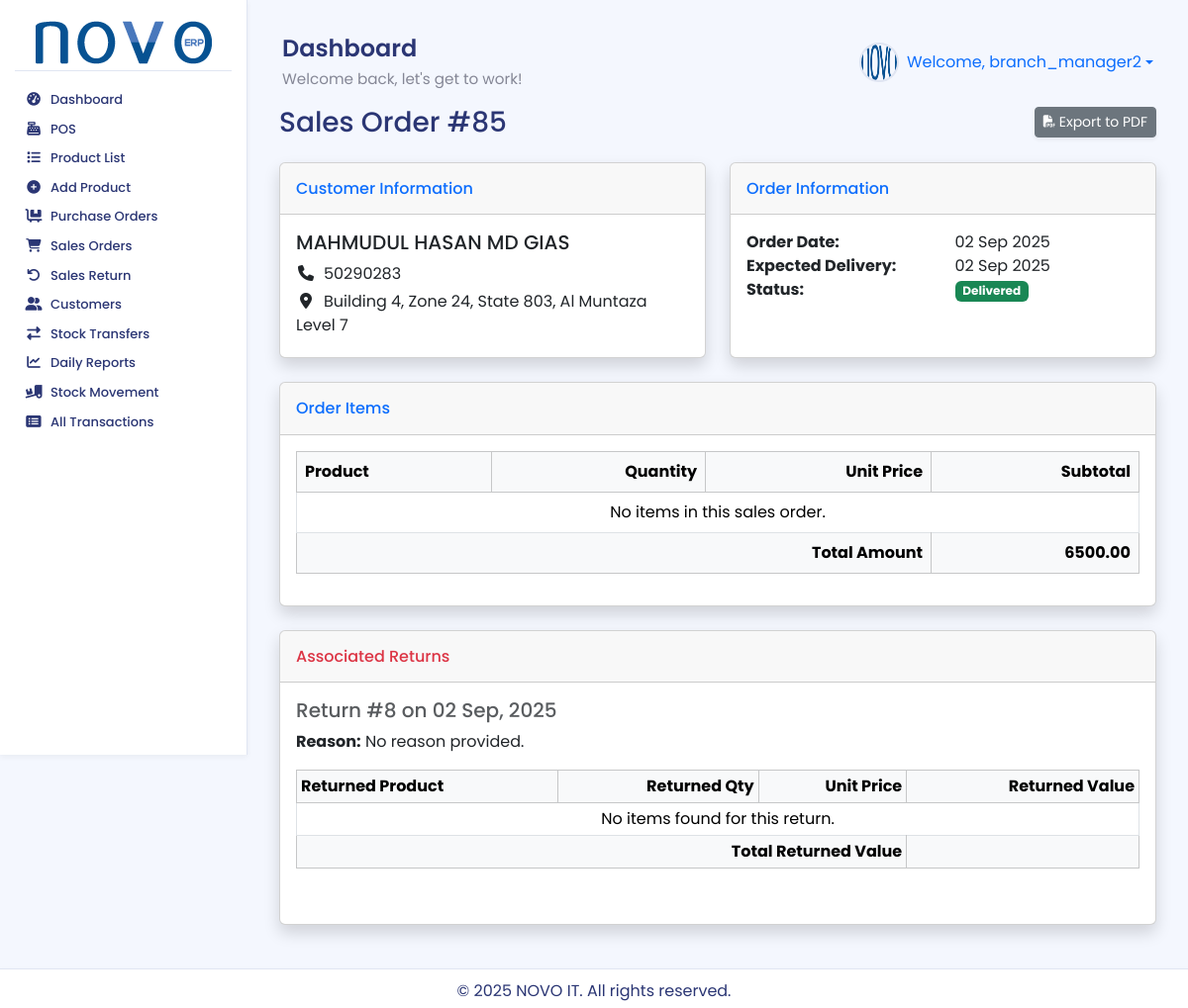
Screenshot of /sales/85/ (signed in) with the database file from the repository.
### accounts/models.py (models this page shows, shortened)
class User(AbstractUser):
    warehouse = models.ForeignKey(
        Warehouse,
        on_delete=models.SET_NULL,
        null=True,
        blank=True,
        related_name='users', # এই গুদামের সাথে যুক্ত ইউজারদের সহজে খুঁজে পাওয়ার জন্য
        verbose_name="Assigned Warehouse" # অ্যাডমিন প্যানেলে প্রদর্শনের জন্য
    )
    class Meta:
        verbose_name = "User"
        verbose_name_plural = "Users"

### sales/models.py (models this page shows, shortened)
class SalesOrder(models.Model):
    customer = models.ForeignKey('partners.Customer', on_delete=models.SET_NULL, null=True, blank=True)
    order_date = models.DateTimeField(default=timezone.now)
    user = models.ForeignKey(
        settings.AUTH_USER_MODEL,
        on_delete=models.SET_NULL,
        null=True,
        blank=True,
        help_text="The user who created the sales order."
    )
    warehouse = models.ForeignKey(
        Warehouse,
        on_delete=models.SET_NULL,
        null=True,
        blank=True,
        help_text="The branch/warehouse from which the sale was made."
    )
    expected_delivery_date = models.DateField(null=True, blank=True)
    STATUS_CHOICES = [
        ('draft', 'Draft'),
        ('confirmed', 'Confirmed'),
        ('delivered', 'Delivered'),
        ('cancelled', 'Cancelled')
    ]
    status = models.CharField(max_length=20, choices=STATUS_CHOICES, default='draft')
    notes = models.TextField(blank=True, null=True)
    total_amount = models.DecimalField(max_digits=10, decimal_places=2, default=0.00)
    payment_method = models.CharField(max_length=20, default='cash')
    amount_tendered = models.DecimalField(max_digits=10, decimal_places=2, null=True, blank=True)
    change_due = models.DecimalField(max_digits=10, decimal_places=2, null=True, blank=True)
    created_at = models.DateTimeField(auto_now_add=True)
    updated_at = models.DateTimeField(auto_now=True)
    class Meta:
        db_table = 'inventory_salesorder'

class SalesReturn(models.Model):
    sales_order = models.ForeignKey(SalesOrder, on_delete=models.PROTECT, help_text="The original sales order being returned.")
    customer = models.ForeignKey('partners.Customer', on_delete=models.SET_NULL, null=True, blank=True)
    reason = models.TextField(blank=True, null=True, help_text="Reason for the return.")
    return_date = models.DateTimeField(default=timezone.now)
    user = models.ForeignKey(settings.AUTH_USER_MODEL, on_delete=models.SET_NULL, null=True)
    warehouse = models.ForeignKey(Warehouse, on_delete=models.SET_NULL, null=True)

### partners/models.py (models this page shows, shortened)
class Customer(models.Model):
    name = models.CharField(max_length=200)
    email = models.EmailField(blank=True, null=True)
    phone = models.CharField(max_length=20, blank=True, null=True)
    address = models.TextField(blank=True, null=True)
    created_at = models.DateTimeField(auto_now_add=True)
    updated_at = models.DateTimeField(auto_now=True)
    is_active = models.BooleanField(default=True)
    class Meta:
        db_table = 'inventory_customer'

### sales/views.py (the view)
# urls.py: path('<int:pk>/', views.sales_order_detail, name='sales_order_detail'),
@login_required
@permission_required('sales.view_salesorder', login_url='/admin/')
def sales_order_detail(request, pk):
    sales_order = get_object_or_404(
        SalesOrder.objects.prefetch_related(
            'salesreturn_set__items__product'
        ),
        pk=pk
    )
    associated_returns = sales_order.salesreturn_set.all()
    context = {
        'title': f'Sales Order #{sales_order.pk}',
        'sales_order': sales_order,
        'associated_returns': associated_returns,
    }
    return render(request, 'sales/sales_order_detail.html', context)

### sales/templates/sales/sales_order_detail.html (shortened to what this page needs)
{% extends 'base.html' %}
{% load humanize %}
{% block content %}
<div class="container-fluid">
    <div class="d-sm-flex align-items-center justify-content-between mb-4">
        <h1 class="h3 mb-0 text-gray-800">{{ title }}</h1>
            <div>
                <a href="{% url 'sales:export_sales_order_pdf' sales_order.pk %}" class="btn btn-secondary btn-sm shadow-sm">
                     Export to PDF
                </a>
            </div>
    </div>
    <div class="row">
        <div class="col-md-6 mb-4">
            <div class="card shadow h-100">
                <div class="card-header py-3"><h6 class="m-0 font-weight-bold text-primary">Customer Information</h6></div>
                <div class="card-body">
                    <h5>{{ sales_order.customer.name }}</h5>
                    {% if sales_order.customer.phone %}<p class="mb-1"><i class="fas fa-phone fa-fw me-2 text-gray-500"></i>{{ sales_order.customer.phone }}</p>{% endif %}
                    {% if sales_order.customer.address %}<p class="mb-1"><i class="fas fa-map-marker-alt fa-fw me-2 text-gray-500"></i>{{ sales_order.customer.address|linebreaksbr }}</p>{% endif %}
                </div>
            </div>
        </div>
        <div class="col-md-6 mb-4">
            <div class="card shadow h-100">
                <div class="card-header py-3"><h6 class="m-0 font-weight-bold text-primary">Order Information</h6></div>
                <div class="card-body">
                    <div class="row">
                        <div class="col-6"><strong>Order Date:</strong></div><div class="col-6">{{ sales_order.order_date|date:"d M Y" }}</div>
                        <div class="col-6"><strong>Expected Delivery:</strong></div><div class="col-6">{{ sales_order.expected_delivery_date|date:"d M Y"|default:"N/A" }}</div>
                        <div class="col-6"><strong>Status:</strong></div><div class="col-6"><span class="badge {% if sales_order.status == 'delivered' %}bg-success{% elif sales_order.status == 'confirmed' %}bg-info text-dark{% elif sales_order.status == 'cancelled' %}bg-danger{% else %}bg-secondary{% endif %}">{{ sales_order.get_status_display }}</span></div>
                    </div>
                </div>
            </div>
        </div>
    </div>
    <div class="card shadow mb-4">
        <div class="card-header py-3"><h6 class="m-0 font-weight-bold text-primary">Order Items</h6></div>
        <div class="card-body">
            <div class="table-responsive">
                <table class="table table-bordered" width="100%" cellspacing="0">
                    <thead class="table-light">
                        <tr>
                            <th>Product</th>
                            <th class="text-end">Quantity</th>
                            <th class="text-end">Unit Price</th>
                            <th class="text-end">Subtotal</th>
                        </tr>
                    </thead>
                    <tbody>
                        {% for item in sales_order.items.all %}
                        <tr>
                            <td>
                                {{ item.product.name }}
                                {% if item.lot_serial %}
                                <small class="text-muted d-block">Lot: {{ item.lot_serial.lot_number }}</small>
                                {% endif %}
                            </td>
                            <td class="text-end">{{ item.quantity }}</td>
                            <td class="text-end">{{ DEFAULT_CURRENCY_SYMBOL }}{{ item.unit_price|floatformat:2 }}</td>
                            <td class="text-end">{{ DEFAULT_CURRENCY_SYMBOL }}{{ item.subtotal|floatformat:2 }}</td>
                        </tr>
                        {% empty %}
                        <tr><td colspan="4" class="text-center">No items in this sales order.</td></tr>
                        {% endfor %}
                    </tbody>
                    <tfoot>
                        <tr class="table-light">
                            <td colspan="3" class="text-end"><strong>Total Amount</strong></td>
                            <td class="text-end"><strong>{{ DEFAULT_CURRENCY_SYMBOL }}{{ sales_order.total_amount|floatformat:2 }}</strong></td>
                        </tr>
                    </tfoot>
                </table>
            </div>
        </div>
    </div>
    {% if associated_returns %}
    <div class="card shadow mb-4">
        <div class="card-header py-3">
            <h6 class="m-0 font-weight-bold text-danger">Associated Returns</h6>
        </div>
        <div class="card-body">
            {% for return_instance in associated_returns %}
            <div class="mb-4">
                <h5 class="text-muted">Return #{{ return_instance.id }} on {{ return_instance.return_date|date:"d M, Y" }}</h5>
                <p><strong>Reason:</strong> {{ return_instance.reason|default:"No reason provided." }}</p>
                <div class="table-responsive">
                    <table class="table table-sm table-bordered" width="100%" cellspacing="0">
                        <thead class="table-light">
                            <tr>
                                <th>Returned Product</th>
                                <th class="text-end">Returned Qty</th>
                                <th class="text-end">Unit Price</th>
                                <th class="text-end">Returned Value</th>
                            </tr>
                        </thead>
                        <tbody>
                            {% for item in return_instance.items.all %}
                            <tr>
                                <td>
                                    {{ item.product.name }}
                                    {% if item.lot_serial %}
                                    <small class="text-muted d-block">Lot: {{ item.lot_serial.lot_number }}</small>
                                    {% endif %}
                                </td>
                                <td class="text-end">{{ item.quantity }}</td>
                                <td class="text-end">{{ DEFAULT_CURRENCY_SYMBOL }}{{ item.unit_price|floatformat:2 }}</td>
                                <td class="text-end">{{ DEFAULT_CURRENCY_SYMBOL }}{{ item.subtotal|floatformat:2 }}</td>
                            </tr>
                            {% empty %}
                            <tr><td colspan="4" class="text-center">No items found for this return.</td></tr>
                            {% endfor %}
                        </tbody>
                        <tfoot>
                            <tr class="table-light">
                                <td colspan="3" class="text-end"><strong>Total Returned Value</strong></td>
                                <td class="text-end"><strong>{{ DEFAULT_CURRENCY_SYMBOL }}{{ return_instance.total_amount|floatformat:2 }}</strong></td>
                            </tr>
                        </tfoot>
                    </table>
                </div>
            </div>
            {% endfor %}
        </div>
    </div>
    {% endif %}
</div>
{% endblock %}

### inventory_system/templates/base.html (shortened to what this page needs)
{% load static %}
<!DOCTYPE html>
<html lang="en">
<head>
    <link href="https://cdn.jsdelivr.net/npm/select2@4.1.0-rc.0/dist/css/select2.min.css" rel="stylesheet" />
    <link href="https://cdn.jsdelivr.net/npm/bootstrap@5.3.3/dist/css/bootstrap.min.css" rel="stylesheet">
    <link rel="stylesheet" href="https://cdnjs.cloudflare.com/ajax/libs/font-awesome/6.4.0/css/all.min.css">
    <link rel="stylesheet" href="{% static 'css/style.css' %}">
</head>
<body>
<div class="wrapper">
    {% if user.is_authenticated %}
    <aside class="sidebar-nav">
        <div class="sidebar-header">
            <a href="{% url 'dashboard' %}">
                <img src="{% static 'images/logo.png' %}" alt="NOVO ERP Logo">
            </a>
        </div>
        <ul class="sidebar-menu">
            {% with user.groups.all|join:", " as user_groups %}
            {% if 'POS Sales Staff' in user_groups %}
                <li><a href="{% url 'pos:pos_view' %}"><i class="fas fa-cash-register fa-fw"></i> <span>POS</span></a></li>
                <li><a href="{% url 'products:product_list' %}"><i class="fas fa-list fa-fw"></i> <span>Product List</span></a></li>
            {% elif 'Branch Manager' in user_groups %}
                <li><a href="{% url 'dashboard' %}"><i class="fas fa-tachometer-alt fa-fw"></i> <span>Dashboard</span></a></li>
                <li><a href="{% url 'pos:pos_view' %}"><i class="fas fa-cash-register fa-fw"></i> <span>POS</span></a></li>
                <li><a href="{% url 'products:product_list' %}"><i class="fas fa-list fa-fw"></i> <span>Product List</span></a></li>
                <li><a href="{% url 'products:add_product' %}"><i class="fas fa-plus-circle fa-fw"></i> <span>Add Product</span></a></li>
                <li><a href="{% url 'purchase:purchase_order_list' %}"><i class="fas fa-dolly-flatbed fa-fw"></i> <span>Purchase Orders</span></a></li>
                <li><a href="{% url 'sales:sales_order_list' %}"><i class="fas fa-shopping-cart fa-fw"></i> <span>Sales Orders</span></a></li>
                <li><a href="{% url 'sales:create_sales_return' %}"><i class="fas fa-undo fa-fw"></i> <span>Sales Return</span></a></li>
                <li><a href="{% url 'partners:customer_list' %}"><i class="fas fa-user-friends fa-fw"></i> <span>Customers</span></a></li>
                <li><a href="{% url 'purchase:stock_transfer_request_list' %}"><i class="fas fa-exchange-alt fa-fw"></i> <span>Stock Transfers</span></a></li>
                <li><a href="{% url 'reports:daily_sales_report' %}"><i class="fas fa-chart-line fa-fw"></i> <span>Daily Reports</span></a></li>
                <li><a href="{% url 'stock:stock_movement_report' %}"><i class="fas fa-truck-loading fa-fw"></i> <span>Stock Movement</span></a></li>
                <li><a href="{% url 'stock:transaction_list' %}"><i class="fas fa-list-alt fa-fw"></i> <span>All Transactions</span></a></li>
            {% endif %}
            {% endwith %}
        </ul>
    </aside>
    {% endif %}
    <div class="main-content">
        {% if user.is_authenticated %}
        <header class="header">
            <div class="header-title">
                <h1>{% block page_title %}Dashboard{% endblock %}</h1>
                <p>Welcome back, let's get to work!</p>
            </div>
            <div class="d-flex align-items-center">
                <div class="user-profile dropdown">
                    <a href="#" class="dropdown-toggle text-decoration-none d-flex align-items-center" data-bs-toggle="dropdown" aria-expanded="false">
                        <img src="{% static 'images/default_avatar.png' %}" alt="Avatar" class="me-2"> Welcome, {{ user.username }}
                    </a>
                </div>
            </div>
        </header>
        {% endif %}
        <main>
            {% block content %}{% endblock %}
        </main>
        <footer class="footer">
            <p>&copy; {% now "Y" %} NOVO IT. All rights reserved.</p>
        </footer>
    </div>
</div>
</body>
</html>

### rows the page displays
User: username "branch_manager2"
SalesOrder: customer.name "MAHMUDUL HASAN MD GIAS", customer.phone "50290283", customer.address "Building 4, Zone 24, State 803, Al Muntaza Level 7", order_date "02 Sep 2025", expected_delivery_date "02 Sep 2025", status "Delivered", total_amount "6500.00"
SalesReturn: id "8", return_date "02 Sep, 2025", reason "No reason provided."

### other values shown
{{ title }} "Sales Order #85"
